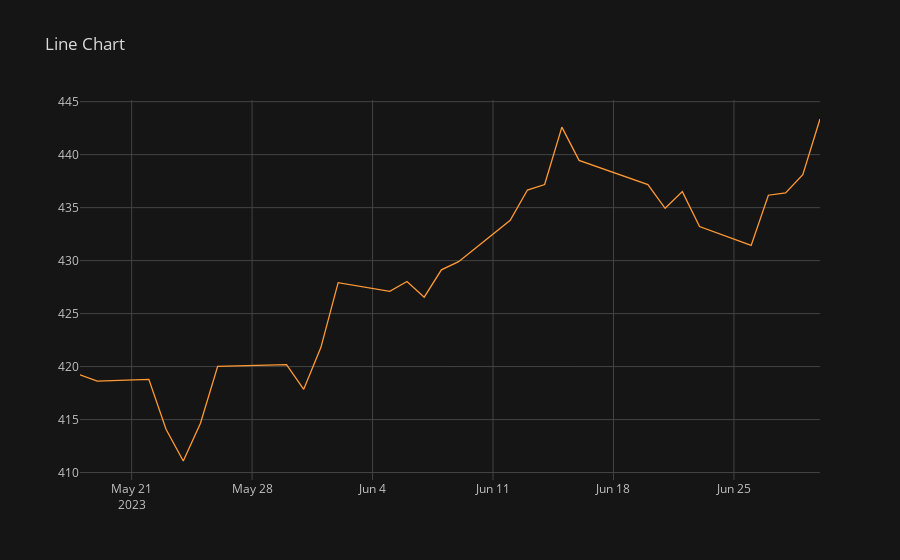

This figure's notebook cell:
### Code cell
df3['Close'][-30:].iplot(kind='line', title='Line Chart')

### Figure 1 — Plotly figure (JSON) as saved in the notebook; plotly's stock layout.template omitted (floating-point values rounded to 4 significant figures)
{"data": [{"line": {"color": "rgba(255, 153, 51, 1.0)", "dash": "solid", "shape": "linear", "width": 1.3}, "mode": "lines", "name": "Close", "text": "", "type": "scatter", "x": ["2023-05-18 00:00:00-04:00", "2023-05-19 00:00:00-04:00", "2023-05-22 00:00:00-04:00", "2023-05-23 00:00:00-04:00", "2023-05-24 00:00:00-04:00", "2023-05-25 00:00:00-04:00", "2023-05-26 00:00:00-04:00", "2023-05-30 00:00:00-04:00", "2023-05-31 00:00:00-04:00", "2023-06-01 00:00:00-04:00", "2023-06-02 00:00:00-04:00", "2023-06-05 00:00:00-04:00", "2023-06-06 00:00:00-04:00", "2023-06-07 00:00:00-04:00", "2023-06-08 00:00:00-04:00", "2023-06-09 00:00:00-04:00", "2023-06-12 00:00:00-04:00", "2023-06-13 00:00:00-04:00", "2023-06-14 00:00:00-04:00", "2023-06-15 00:00:00-04:00", "2023-06-16 00:00:00-04:00", "2023-06-20 00:00:00-04:00", "2023-06-21 00:00:00-04:00", "2023-06-22 00:00:00-04:00", "2023-06-23 00:00:00-04:00", "2023-06-26 00:00:00-04:00", "2023-06-27 00:00:00-04:00", "2023-06-28 00:00:00-04:00", "2023-06-29 00:00:00-04:00", "2023-06-30 00:00:00-04:00"], "y": [419.2, 418.6, 418.8, 414.1, 411.1, 414.6, 420.0, 420.2, 417.9, 421.8, 427.9, 427.1, 428.0, 426.5, 429.1, 429.9, 433.8, 436.7, 437.2, 442.6, 439.5, 437.2, 434.9, 436.5, 433.2, 431.4, 436.2, 436.4, 438.1, 443.4]}], "layout": {"autosize": true, "legend": {"bgcolor": "#151516", "font": {"color": "#D9D9D9"}}, "paper_bgcolor": "#151516", "plot_bgcolor": "#151516", "title": {"font": {"color": "#D9D9D9"}, "text": "Line Chart"}, "xaxis": {"autorange": true, "gridcolor": "#434343", "range": ["2023-05-18", "2023-06-30"], "showgrid": true, "tickfont": {"color": "#C2C2C2"}, "title": {"font": {"color": "#D9D9D9"}, "text": ""}, "type": "date", "zerolinecolor": "#666570"}, "yaxis": {"autorange": true, "gridcolor": "#434343", "range": [409.3, 445.2], "showgrid": true, "tickfont": {"color": "#C2C2C2"}, "title": {"font": {"color": "#D9D9D9"}, "text": ""}, "type": "linear", "zerolinecolor": "#666570"}}}
